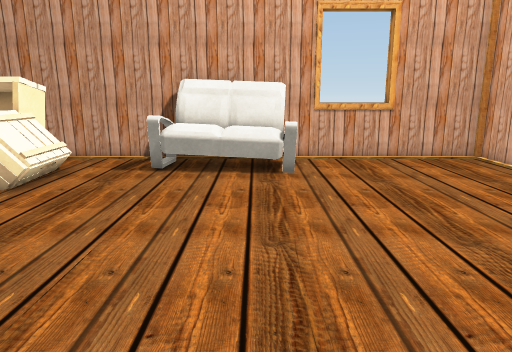
View 1 (above)

19 first-person views from a walk through a Unity game level. The camera is 1.3 m above the floor, tilts 12° down and sees 70° across. The floor is counted in squares, 0.5 m on a side. Each view is taken from the middle of a square. On the plan, view 1 faces up. The plan holds only what a view shows up to about 20 squares ahead; the rest is blank. Some surface patterns are stand-ins.

View 2
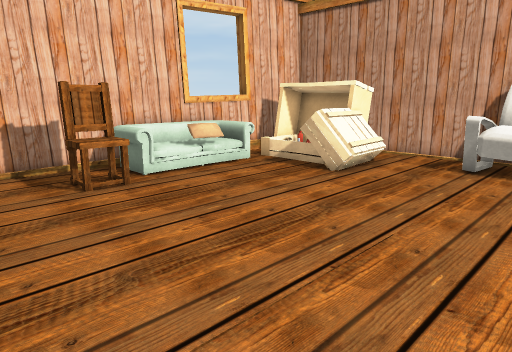

View 3
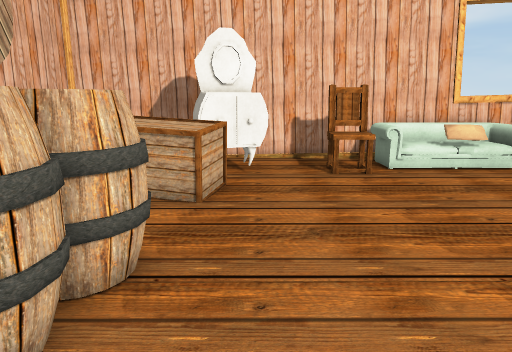

View 4
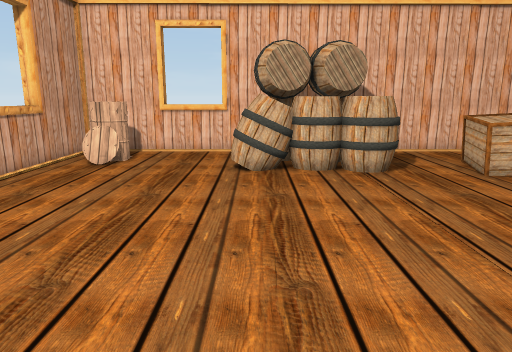

View 5
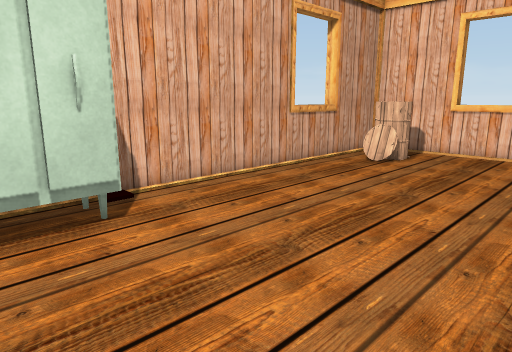

View 6
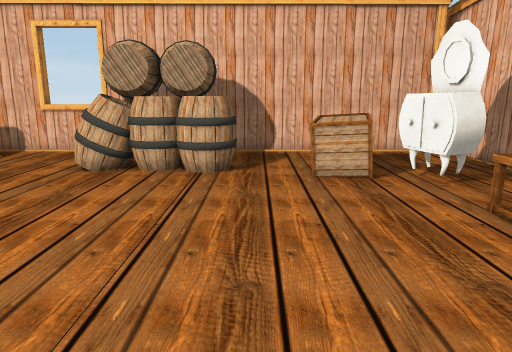

View 7
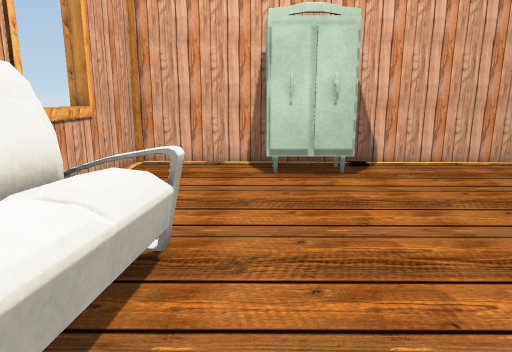

View 8
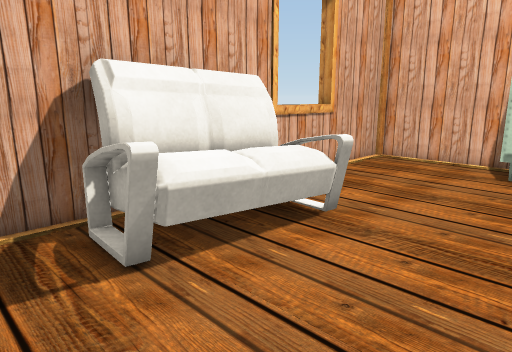

View 9
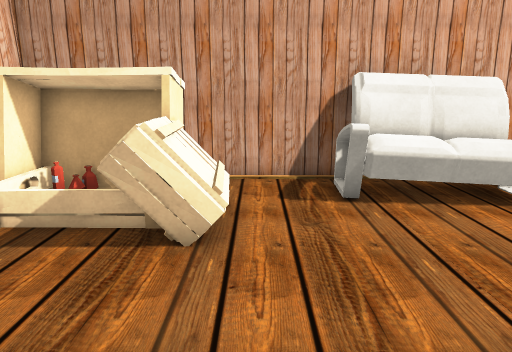

View 10
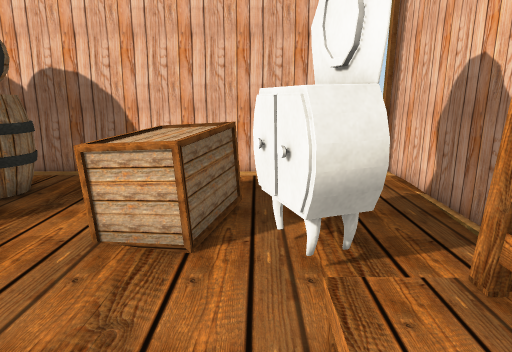

View 11
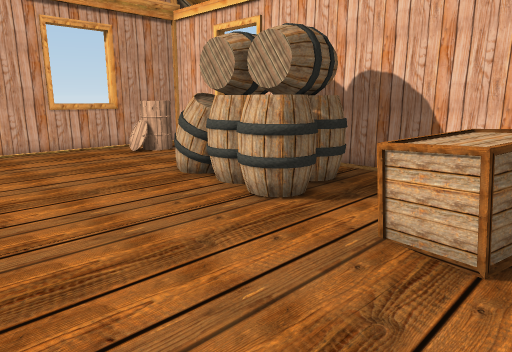

View 12
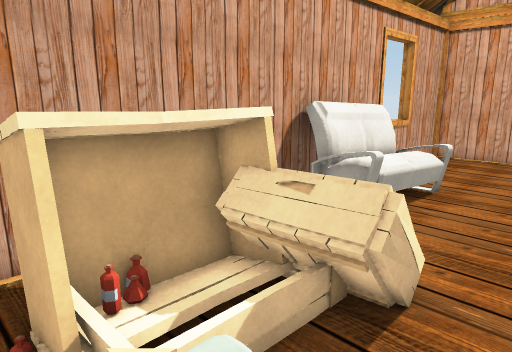

View 13
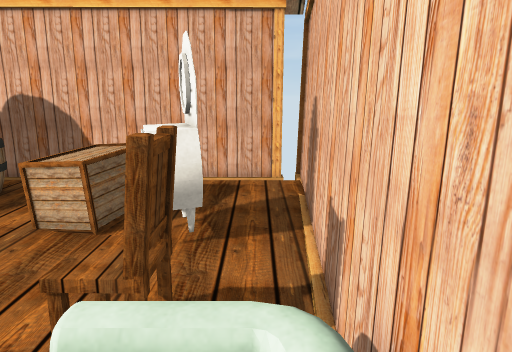

View 14
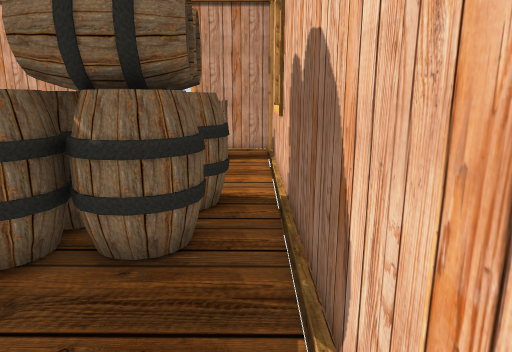

View 15
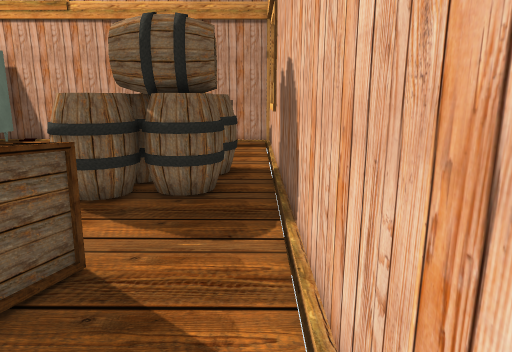

View 16
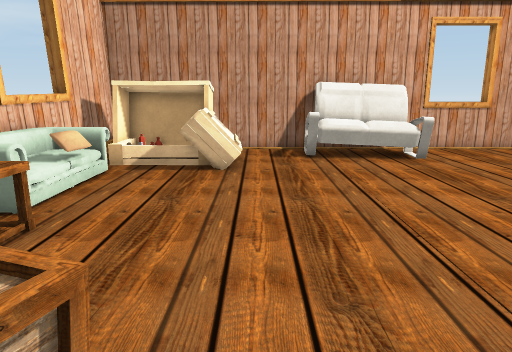

View 17
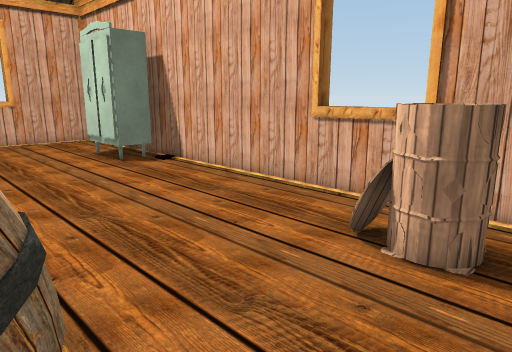

View 18
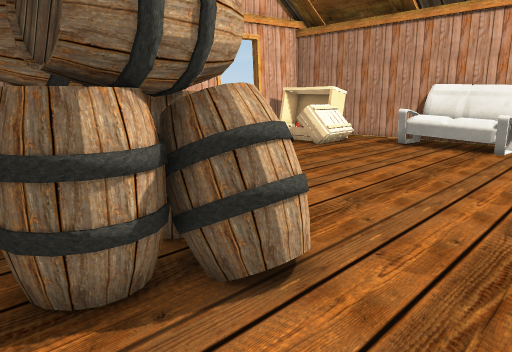

View 19
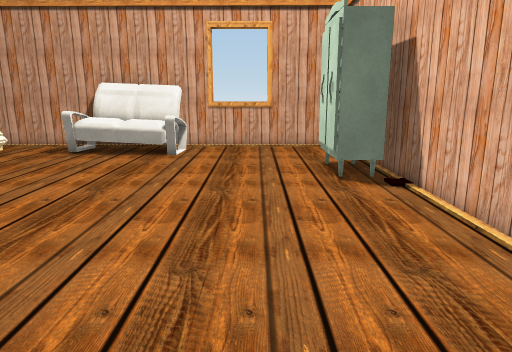

### Floor plan
Key: @ floor where view 1 was taken; # wall or solid block; x gap in a wall; . main floor; : floor 0.5 m higher than the main floor; / step, stairs or slope; = window, fence, low wall or low ledge; ^ raised ledge; v drop or lower ground; C crate; P pillow; H chair; B box; A barrel; L closet; O other object.
Columns run from 15 left of view 1 to 10 right of it. Each row starts with its distance up from view 1.
 16   ################^^^#####
 15   #.   ....OOOOOO........#
 14  ##CCOCC...OOOOOO........#
 13  ##OOOCCC..OOOOOO........#
 12  # C//CCC.....OOO........#
 11  # .///CC..............###
 10  v  O.CCC.............L##
  9  v  ..................L##
  8  #/ P.................LL##
  7  # :P..................  #
  6  # :.....................#
  5  #OOO....................#
  4  #.HHH...................#
  3  #.HHH...................#
  2 ##.......................#
  1 ##.......................#
  0 ##.OOO.........@.........#
 -1 #=.OOOBBB................#
 -2 # ..OOBBB..AAAAAA........#
 -3 #.....BBB..AAAAAAA...... #
 -4 #.....BBB..AAAAAAA....AA #
 -5 #..........AAAAAA.....AA.#
 -6 #...........AAAAA.....AA.#
 -7 #........................#
 -8 #x################^^^#####

Positions as (right, up) in squares from view 1, and headings:
1: (0, 0), facing up
2: (0, -1), facing up-left
3: (2, 0), facing left
4: (1, 11), facing down
5: (0, 11), facing down-right
6: (-5, 11), facing down
7: (-5, 11), facing right
8: (-6, 8), facing up-right
9: (-6, 4), facing up
10: (-10, 5), facing down
11: (-10, 5), facing down-right
12: (-13, 8), facing up-right
13: (-13, 8), facing down
14: (-9, -7), facing right
15: (-13, -7), facing right
16: (-6, -3), facing up
17: (1, -7), facing up-right
18: (5, -7), facing up-left
19: (5, -4), facing up
